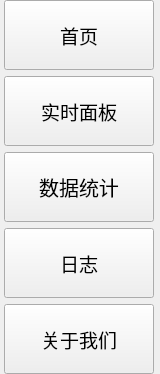
    <widget class="QWidget" name="widget" native="true">
     <property name="sizePolicy">
      <sizepolicy hsizetype="Preferred" vsizetype="Preferred">
       <horstretch>0</horstretch>
       <verstretch>0</verstretch>
      </sizepolicy>
     </property>
     <property name="minimumSize">
      <size>
       <width>160</width>
       <height>0</height>
      </size>
     </property>
     <property name="maximumSize">
      <size>
       <width>160</width>
       <height>16777215</height>
      </size>
     </property>
     <property name="styleSheet">
      <string notr="true"/>
     </property>
     <layout class="QVBoxLayout" name="verticalLayout_3">
      <property name="leftMargin">
       <number>4</number>
      </property>
      <property name="topMargin">
       <number>0</number>
      </property>
      <property name="rightMargin">
       <number>0</number>
      </property>
      <property name="bottomMargin">
       <number>0</number>
      </property>
      <item>
       <widget class="QToolButton" name="btn_mainpage">
        <property name="minimumSize">
         <size>
          <width>150</width>
          <height>70</height>
         </size>
        </property>
        <property name="maximumSize">
         <size>
          <width>150</width>
          <height>70</height>
         </size>
        </property>
        <property name="font">
         <font>
          <family>Ubuntu</family>
          <pointsize>14</pointsize>
         </font>
        </property>
        <property name="styleSheet">
         <string notr="true"/>
        </property>
        <property name="text">
         <string>首页</string>
        </property>
        <property name="icon">
         <iconset resource="res.qrc">
          <normaloff>:/image/游戏首页.png</normaloff>:/image/游戏首页.png</iconset>
        </property>
        <property name="iconSize">
         <size>
          <width>50</width>
          <height>50</height>
         </size>
        </property>
        <property name="checkable">
         <bool>false</bool>
        </property>
        <property name="toolButtonStyle">
         <enum>Qt::ToolButtonTextBesideIcon</enum>
        </property>
       </widget>
      </item>
      <item>
       <widget class="QToolButton" name="btn_timedata">
        <property name="sizePolicy">
         <sizepolicy hsizetype="Preferred" vsizetype="Preferred">
          <horstretch>0</horstretch>
          <verstretch>0</verstretch>
         </sizepolicy>
        </property>
        <property name="minimumSize">
         <size>
          <width>150</width>
          <height>70</height>
         </size>
        </property>
        <property name="maximumSize">
         <size>
          <width>150</width>
          <height>70</height>
         </size>
        </property>
        <property name="font">
         <font>
          <pointsize>14</pointsize>
         </font>
        </property>
        <property name="styleSheet">
         <string notr="true"/>
        </property>
        <property name="text">
         <string>实时面板</string>
        </property>
        <property name="icon">
         <iconset resource="res.qrc">
          <normaloff>:/image/实时日志.png</normaloff>:/image/实时日志.png</iconset>
        </property>
        <property name="iconSize">
         <size>
          <width>46</width>
          <height>46</height>
         </size>
        </property>
        <property name="checkable">
         <bool>false</bool>
        </property>
        <property name="toolButtonStyle">
         <enum>Qt::ToolButtonTextBesideIcon</enum>
        </property>
       </widget>
      </item>
      <item>
       <widget class="QToolButton" name="btn_database">
        <property name="sizePolicy">
         <sizepolicy hsizetype="Preferred" vsizetype="Preferred">
          <horstretch>0</horstretch>
          <verstretch>0</verstretch>
         </sizepolicy>
        </property>
        <property name="minimumSize">
         <size>
          <width>150</width>
          <height>70</height>
         </size>
        </property>
        <property name="maximumSize">
         <size>
          <width>150</width>
          <height>70</height>
         </size>
        </property>
        <property name="font">
         <font>
          <pointsize>15</pointsize>
         </font>
        </property>
        <property name="styleSheet">
         <string notr="true"/>
        </property>
        <property name="text">
         <string>数据统计</string>
        </property>
        <property name="icon">
         <iconset resource="res.qrc">
          <normaloff>:/image/数据统计.png</normaloff>:/image/数据统计.png</iconset>
        </property>
        <property name="iconSize">
         <size>
          <width>43</width>
          <height>43</height>
         </size>
        </property>
        <property name="checkable">
         <bool>false</bool>
        </property>
        <property name="toolButtonStyle">
         <enum>Qt::ToolButtonTextBesideIcon</enum>
        </property>
       </widget>
      </item>
      <item>
       <widget class="QToolButton" name="btn_logs">
        <property name="sizePolicy">
         <sizepolicy hsizetype="Preferred" vsizetype="Preferred">
          <horstretch>0</horstretch>
          <verstretch>0</verstretch>
         </sizepolicy>
        </property>
        <property name="minimumSize">
         <size>
          <width>150</width>
          <height>70</height>
         </size>
        </property>
        <property name="maximumSize">
         <size>
          <width>150</width>
          <height>70</height>
         </size>
        </property>
        <property name="font">
         <font>
          <pointsize>14</pointsize>
         </font>
        </property>
        <property name="styleSheet">
         <string notr="true"/>
        </property>
        <property name="text">
         <string>日志</string>
        </property>
        <property name="icon">
         <iconset resource="res.qrc">
          <normaloff>:/image/图表.png</normaloff>:/image/图表.png</iconset>
        </property>
        <property name="iconSize">
         <size>
          <width>46</width>
          <height>46</height>
         </size>
        </property>
        <property name="checkable">
         <bool>false</bool>
        </property>
        <property name="toolButtonStyle">
         <enum>Qt::ToolButtonTextBesideIcon</enum>
        </property>
       </widget>
      </item>
      <item>
       <widget class="QToolButton" name="btn_us">
        <property name="sizePolicy">
         <sizepolicy hsizetype="Preferred" vsizetype="Preferred">
          <horstretch>0</horstretch>
          <verstretch>0</verstretch>
         </sizepolicy>
        </property>
        <property name="minimumSize">
         <size>
          <width>150</width>
          <height>70</height>
         </size>
        </property>
        <property name="maximumSize">
         <size>
          <width>150</width>
          <height>70</height>
         </size>
        </property>
        <property name="font">
         <font>
          <pointsize>14</pointsize>
         </font>
        </property>
        <property name="styleSheet">
         <string notr="true"/>
        </property>
        <property name="text">
         <string>关于我们</string>
        </property>
        <property name="icon">
         <iconset resource="res.qrc">
          <normaloff>:/image/开发者管理.png</normaloff>:/image/开发者管理.png</iconset>
        </property>
        <property name="iconSize">
         <size>
          <width>43</width>
          <height>43</height>
         </size>
        </property>
        <property name="checkable">
         <bool>false</bool>
        </property>
        <property name="toolButtonStyle">
         <enum>Qt::ToolButtonTextBesideIcon</enum>
        </property>
       </widget>
      </item>
     </layout>
    </widget>
